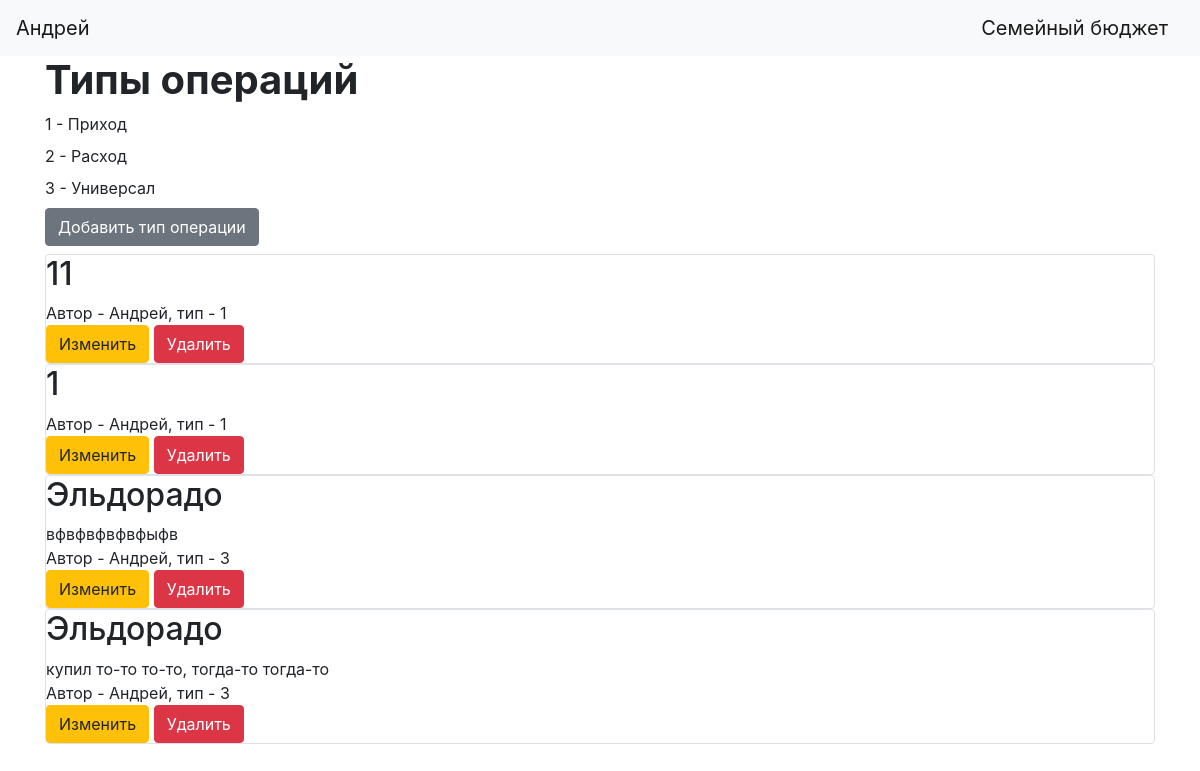
Page /type_operation_table (signed in) on the earlier database version.
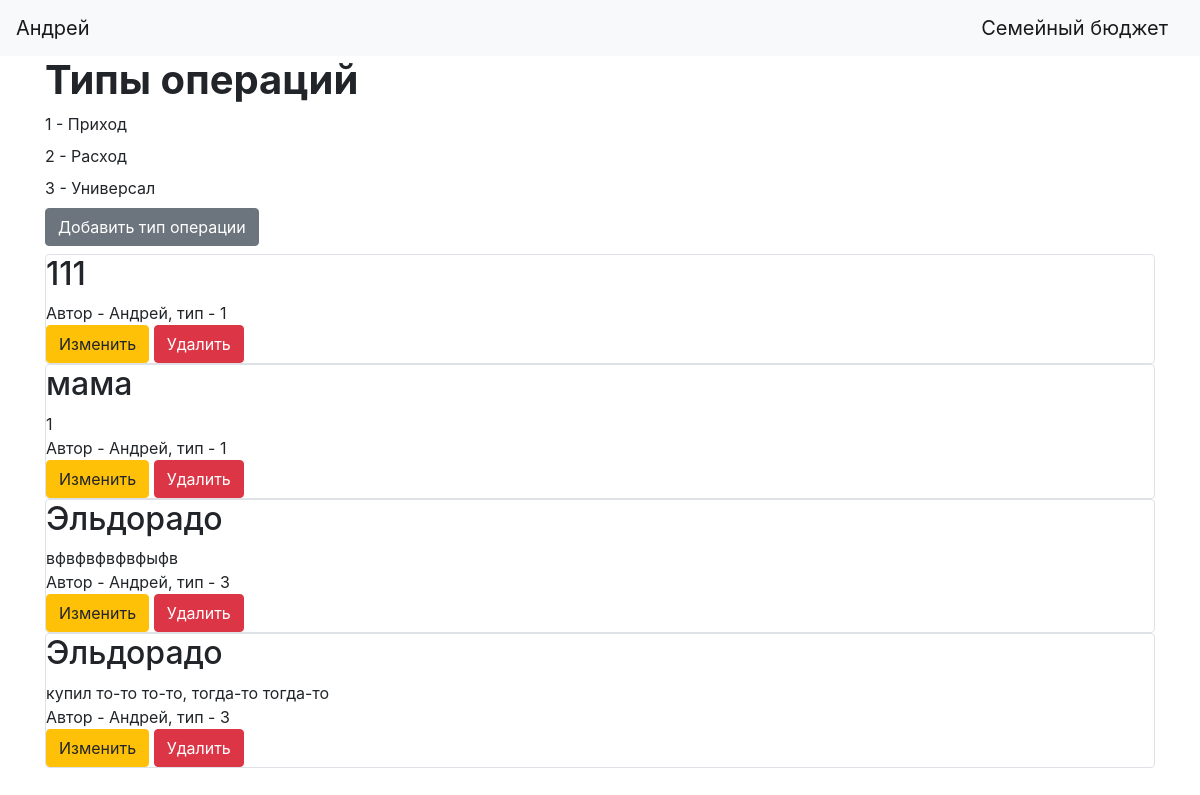
Same page on the later database version.
### data/users.py (models this page shows, shortened)
class User(SqlAlchemyBase, UserMixin):
    __tablename__ = 'users'
    id = sqlalchemy.Column(sqlalchemy.Integer,
                           primary_key=True, autoincrement=True)
    name = sqlalchemy.Column(sqlalchemy.String, nullable=True)
    email = sqlalchemy.Column(sqlalchemy.String,
                              index=True, unique=True, nullable=True)
    hashed_password = sqlalchemy.Column(sqlalchemy.String, nullable=True)
    created_date = sqlalchemy.Column(sqlalchemy.DateTime,
                                     default=datetime.datetime.now)
    cards = orm.relation("Cards", back_populates='user')
    type_of_operation = orm.relation('Type_of_operation', back_populates='user')
    owner_money = orm.relation("Owner_money", back_populates='user')
    resource = orm.relation("Resource", back_populates='user')

### data/type_operations.py (models this page shows)
class Type_of_operation(SqlAlchemyBase):
    __tablename__ = 'type_of_operation'
    id = sqlalchemy.Column(sqlalchemy.Integer,
                           primary_key=True, autoincrement=True)
    title = sqlalchemy.Column(sqlalchemy.String, nullable=True)
    content = sqlalchemy.Column(sqlalchemy.String, nullable=True)
    type_operation = sqlalchemy.Column(sqlalchemy.Integer, nullable=True)
    user_id = sqlalchemy.Column(sqlalchemy.Integer,
                                sqlalchemy.ForeignKey("users.id"))
    user = orm.relation('User')

### main.py (the view)
@app.route('/type_operation_table')
def get_type_operation_table():
    db_sess = db_session.create_session()
    type_operation = db_sess.query(Type_of_operation).filter(Type_of_operation.user_id == current_user.id)
    return render_template("type_operation_table.html", type_operation=type_operation)

### data/db_session.py (called while the page is built)
def create_session() -> Session:
    global __factory
    return __factory()

### main.py (called while the page is built)
@login_manager.user_loader
def load_user(user_id):
    db_sess = db_session.create_session()
    return db_sess.query(User).get(user_id)

### templates/type_operation_table.html (shortened to what this page needs)
{% extends "base.html" %}
{% block content %}
<h1><b>Типы операций</b></h1>
<txt>1 - Приход</txt>
<txt>2 - Расход</txt>
<txt>3 - Универсал</txt>
<a href="type_operation" class="btn btn-secondary">Добавить тип операции</a>
{% for item in type_operation[::-1]%}
<div class="col-md6 border rounded">
    <h2>{{item.title}}</h2>
    <div>
        {{item.content}}
    </div>
    <div>
        Автор - {{item.user.name}}, тип - {{ item.type_operation }}
    </div>
    {% if current_user.is_authenticated and current_user == item.user %}
    <div>
        <a href="/type_operation/{{ item.id }}" class="btn btn-warning">
            Изменить
        </a>
        <a href="/type_operation_delete/{{ item.id }}" class="btn btn-danger">
            Удалить
        </a>
    </div>
{% endif %}
</div>
{% endfor %}
{% endblock %}

### templates/base.html (shortened to what this page needs)
<!doctype html>
<html lang="en">
<head>
    <link rel="stylesheet"
          href="https://stackpath.bootstrapcdn.com/bootstrap/4.4.1/css/bootstrap.min.css"
>
</head>
<body>
<header>
    <nav class="navbar navbar-light bg-light">
        {% if current_user.is_authenticated %}
    <a class="navbar-brand" href="/logout">{{ current_user.name }}</a>
{% else %}
    <p>
        <a class="btn btn-primary " href="/register">Зарегистрироваться</a>
        <a class="btn btn-success" href="/login">Войти</a>
    </p>
{% endif %}
        <a class="navbar-brand" href="/">Семейный бюджет</a>
    </nav>
</header>
<main role="main" class="container">
    {% block content %}{% endblock %}
</main>
</body>
</html>

Differences in the rows shown:
removed Type_of_operation: title "1", user.name "Андрей", type_operation "1"
added Type_of_operation: title "111", user.name "Андрей", type_operation "1"
changed Type_of_operation: title "11" → "мама"; content (not shown) → "1"
